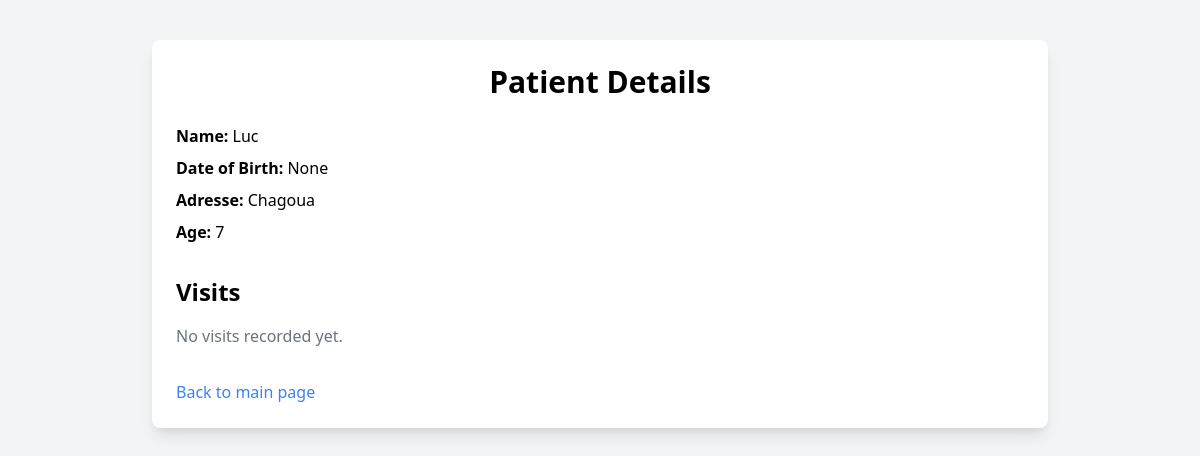
/patient/6 (signed in), run on the app's committed database.
### tables this page shows
CREATE TABLE patients (
            name TEXT,
            date_of_birth TEXT,
            adresse TEXT,
            age INTEGER,
            date_de_naissance TEXT,
            poids REAL,
            taille REAL,
            tension_arterielle TEXT,
            temperature REAL,
            hypothese_de_diagnostique TEXT,
            bilan TEXT,
            ordonnance TEXT
        , temps_de_la_visite DATETIME, created_at DATE, signature TEXT, resultat_bilan TEXT, renseignements_clinique TEXT);

### app.py (the view)
@app.route('/patient/<int:patient_id>')
@login_required
def patient_detail(patient_id):
    conn = get_db_connection()
    patient = conn.execute('SELECT rowid, * FROM patients WHERE rowid = ?', (patient_id,)).fetchone()
    visits = conn.execute('SELECT * FROM visits WHERE patient_id = ?', (patient_id,)).fetchall()
    conn.close()
    return render_template('patient.html', patient=patient, visits=visits) if patient else ("Patient not found", 404)

### app.py (called while the page is built)
def get_db_connection():
    conn = sqlite3.connect(DATABASE)
    conn.row_factory = sqlite3.Row
    return conn

def login_required(f):
    @wraps(f)
    def decorated_function(*args, **kwargs):
        if not session.get('logged_in'):
            return redirect(url_for('login'))
        return f(*args, **kwargs)
    return decorated_function

### templates/patient.html (shortened to what this page needs)
<!DOCTYPE html>
<html lang="en">
<head>
  <link href="https://cdn.jsdelivr.net/npm/tailwindcss@2.2.19/dist/tailwind.min.css" rel="stylesheet">
</head>
<body class="bg-gray-100 min-h-screen flex flex-col items-center">
  <div class="w-full max-w-4xl p-6 bg-white shadow-lg rounded-lg mt-10">
    <h1 class="text-3xl font-bold text-center mb-6">Patient Details</h1>
    <div class="space-y-2">
      <p><strong>Name:</strong> {{ patient['name'] }}</p>
      <p><strong>Date of Birth:</strong> {{ patient['date_of_birth'] }}</p>
      <p><strong>Adresse:</strong> {{ patient['adresse'] }}</p>
      <p><strong>Age:</strong> {{ patient['age'] }}</p>
    </div>
    <h2 class="text-2xl font-bold mt-8 mb-4">Visits</h2>
    {% if visits %}
      <ul class="space-y-2">
      {% for visit in visits %}
        <li class="bg-gray-100 p-3 rounded">{{ visit['visit_date'] }}: {{ visit['notes'] }}</li>
      {% endfor %}
      </ul>
    {% else %}
      <p class="text-gray-500">No visits recorded yet.</p>
    {% endif %}
    <a href="/" class="inline-block mt-8 text-blue-500 hover:underline">Back to main page</a>
  </div>
</body>
</html>

### data on the page
patients: name "Luc", adresse "Chagoua", age "7"

### other printed values
{{ patient['date_of_birth'] }} "None"
